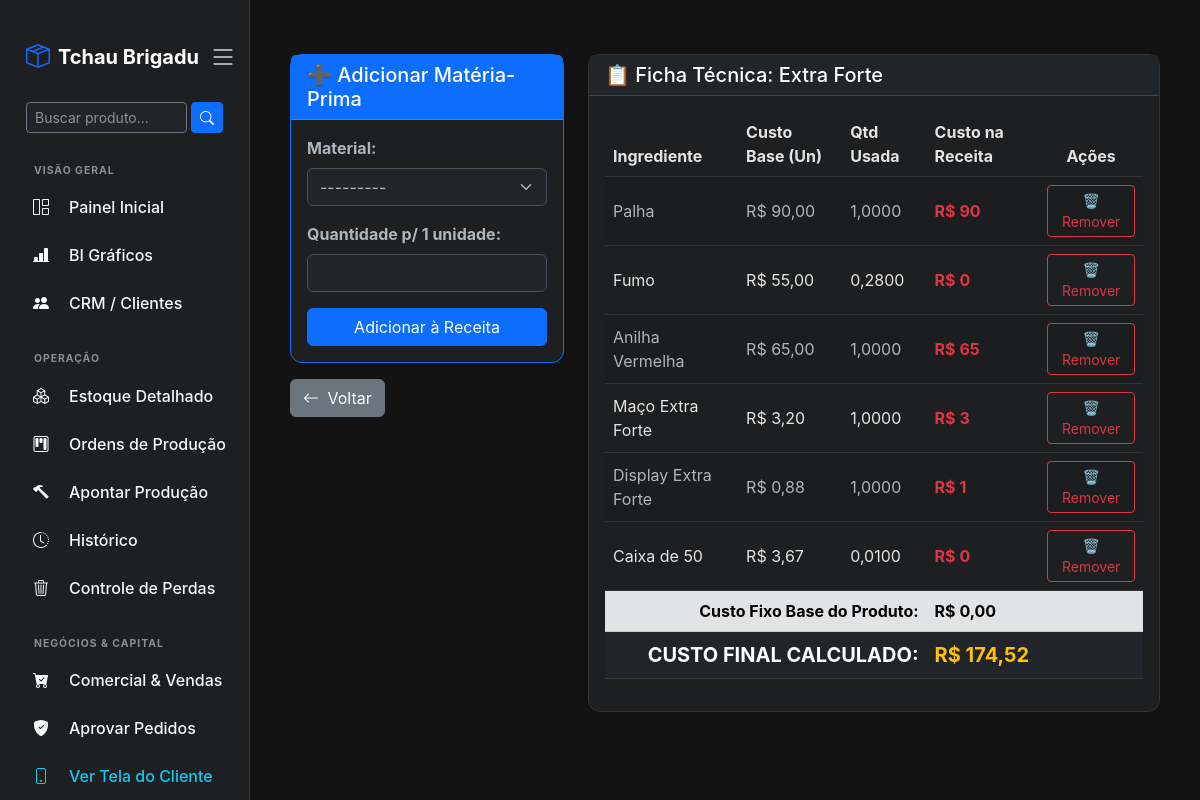
Screenshot of /produto/57/ficha/ (signed in) with the database file from the repository.
### core/models.py (models this page shows, shortened)
class Produto(models.Model):
    nome = models.CharField(max_length=100, help_text="Ex: Cigarro Marca X, Fumo de Rolo Y")
    categoria = models.CharField(max_length=50, help_text="Ex: Produto Final, Matéria Prima")
    preco_custo = models.DecimalField(max_digits=10, decimal_places=2, help_text="Para matérias-primas, digite o custo. Para produtos finais, pode deixar 0 (será calculado).")
    estoque_minimo = models.FloatField(default=10, help_text="Quantidade mínima para disparar o alerta")
    preco_venda = models.DecimalField(max_digits=10, decimal_places=2, blank=True, null=True, help_text="Preço de venda (apenas para produtos finais)")
    def __str__(self):
        return self.nome
    @property
    def custo_real(self):
        custo_total = Decimal(str(self.preco_custo)) if self.preco_custo else Decimal('0.00')
        composicoes = self.composicoes.all()
        for item in composicoes:
            preco = Decimal(str(item.materia_prima.preco_custo))
            qtd = Decimal(str(item.quantidade_necessaria))
            custo_total += (preco * qtd)
        return custo_total

class Composicao(models.Model):
    produto_final = models.ForeignKey(Produto, related_name='composicoes', on_delete=models.CASCADE)
    materia_prima = models.ForeignKey(Produto, related_name='usado_em', on_delete=models.CASCADE)
    quantidade_necessaria = models.DecimalField(max_digits=10, decimal_places=4, help_text="Quantidade desta matéria-prima usada para fazer 1 unidade do produto final")

### core/views.py (the view)
# urls.py: path('produto/<int:id_produto>/ficha/', views.ficha_tecnica, name='ficha_tecnica'),
@login_required
@user_passes_test(has_qualidade, login_url='/')
def ficha_tecnica(request, id_produto):
    produto = get_object_or_404(Produto, id=id_produto)
    ingredientes = produto.composicoes.all()
    if request.method == 'POST':
        form = ComposicaoForm(request.POST)
        if form.is_valid():
            nova_composicao = form.save(commit=False)
            nova_composicao.produto_final = produto
            nova_composicao.save()
            return redirect('ficha_tecnica', id_produto=produto.id)
    else:
        form = ComposicaoForm()
    return render(request, 'ficha_tecnica.html', {
        'produto': produto,
        'ingredientes': ingredientes,
        'form': form
    })

### core/forms.py
class ComposicaoForm(forms.ModelForm):
    class Meta:
        model = Composicao
        fields = ['materia_prima', 'quantidade_necessaria']
        widgets = {
            'materia_prima': forms.Select(attrs={'class': 'form-select'}),
            'quantidade_necessaria': forms.NumberInput(attrs={'class': 'form-control', 'step': '0.0001'}),
        }

### core/context_processors.py (called while the page is built)
def alertas_estoque(request):
    if request.user.is_authenticated:
        contagem = Estoque.objects.filter(quantidade__lte=models.F('estoque_minimo')).count()
        return {'qtd_alerta_compras': contagem}
    return {'qtd_alerta_compras': 0}

def alertas_globais(request):
    if request.user.is_authenticated:
        qtd_alerta_compras = Estoque.objects.filter(
            quantidade__lte=models.F('estoque_minimo')
        ).exclude(produto__categoria__icontains='final').count()
        return {
            'qtd_alerta_compras': qtd_alerta_compras
        }
    return {'qtd_alerta_compras': 0}

### core/views.py (called while the page is built)
def has_qualidade(user):
    if user.is_superuser: return True
    if hasattr(user, 'perfil') and user.perfil.tipo in ['Gerente', 'Qualidade']: return True
    return False

### core/templates/ficha_tecnica.html (shortened to what this page needs)
{% extends 'base.html' %}
{% block conteudo %}
<div class="row mt-4">
    <div class="col-md-4">
        <div class="card shadow-sm border-primary">
            <div class="card-header bg-primary text-white">
                <h5 class="mb-0">➕ Adicionar Matéria-Prima</h5>
            </div>
            <div class="card-body">
                <form method="post">
                    <div class="mb-3">
                        <label class="form-label fw-bold">Material:</label>
                        {{ form.materia_prima }}
                    </div>
                    <div class="mb-3">
                        <label class="form-label fw-bold">Quantidade p/ 1 unidade:</label>
                        {{ form.quantidade_necessaria }}
                    </div>
                    <button type="submit" class="btn btn-primary w-100">Adicionar à Receita</button>
                </form>
            </div>
        </div>
        <div class="mt-3">
            <button type="button" onclick="history.back()" class="btn btn-secondary">
                <i class="bi bi-arrow-left me-1"></i> Voltar
            </button>
        </div>
    </div>
    <div class="col-md-8">
        <div class="card shadow-sm">
            <div class="card-header bg-dark text-white">
                <h5 class="mb-0">📋 Ficha Técnica: {{ produto.nome }}</h5>
            </div>
            <div class="card-body">
                <table class="table table-striped align-middle">
    <thead>
        <tr>
            <th>Ingrediente</th>
            <th>Custo Base (Un)</th>
            <th>Qtd Usada</th>
            <th>Custo na Receita</th>
            <th class="text-center">Ações</th>
        </tr>
    </thead>
    <tbody>
        {% for item in ingredientes %}
        <tr>
            <td>{{ item.materia_prima.nome }}</td>
            <td>R$ {{ item.materia_prima.preco_custo }}</td>
            <td>{{ item.quantidade_necessaria }}</td>
            <td class="text-danger fw-bold">
                R$ {% widthratio item.materia_prima.preco_custo 1 item.quantidade_necessaria %}
            </td>
            <td class="text-center">
                <a href="{% url 'excluir_ingrediente' item.id %}" class="btn btn-sm btn-outline-danger" onclick="return confirm('Tem certeza que deseja remover {{ item.materia_prima.nome }} da receita?');">
                    🗑️ Remover
                </a>
            </td>
        </tr>
        {% empty %}
        <tr>
            <td colspan="5" class="text-center text-muted py-3">A receita ainda não tem matérias-primas.</td>
        </tr>
        {% endfor %}
    </tbody>
    <tfoot>
        <tr class="table-secondary">
            <td colspan="3" class="text-end fw-bold">Custo Fixo Base do Produto:</td>
            <td colspan="2" class="fw-bold">R$ {{ produto.preco_custo }}</td>
        </tr>
        <tr class="table-dark text-white">
            <td colspan="3" class="text-end fw-bold fs-5">CUSTO FINAL CALCULADO:</td>
            <td colspan="2" class="fw-bold fs-5 text-warning">R$ {{ produto.custo_real|floatformat:2 }}</td>
        </tr>
    </tfoot>
</table>
            </div>
        </div>
    </div>
</div>
{% endblock %}

### core/templates/base.html (style rules this page uses)
body { background-color: #131314; color: #e3e3e3; display: flex; height: 100vh; overflow: hidden; font-family: -apple-system, BlinkMacSystemFont, "Segoe UI", Roboto, Helvetica, Arial, sans-serif; }
.card { background-color: #1e1f20; border: 1px solid #333; border-radius: 12px; }
.table { --bs-table-bg: transparent; --bs-table-color: #e3e3e3; --bs-table-border-color: #333; }

### rows the page displays
Produto: nome "Extra Forte", preco_custo "0,00", custo_real "174,52"
Composicao: materia_prima.nome "Palha", materia_prima.preco_custo "90,00", quantidade_necessaria "1,0000", materia_prima+quantidade_necessaria "90"
Composicao: materia_prima.nome "Fumo", materia_prima.preco_custo "55,00", quantidade_necessaria "0,2800", materia_prima+quantidade_necessaria "0"
Composicao: materia_prima.nome "Anilha Vermelha", materia_prima.preco_custo "65,00", quantidade_necessaria "1,0000", materia_prima+quantidade_necessaria "65"
Composicao: materia_prima.nome "Maço Extra Forte", materia_prima.preco_custo "3,20", quantidade_necessaria "1,0000", materia_prima+quantidade_necessaria "3"
Composicao: materia_prima.nome "Display Extra Forte", materia_prima.preco_custo "0,88", quantidade_necessaria "1,0000", materia_prima+quantidade_necessaria "1"
Composicao: materia_prima.nome "Caixa de 50", materia_prima.preco_custo "3,67", quantidade_necessaria "0,0100", materia_prima+quantidade_necessaria "0"
